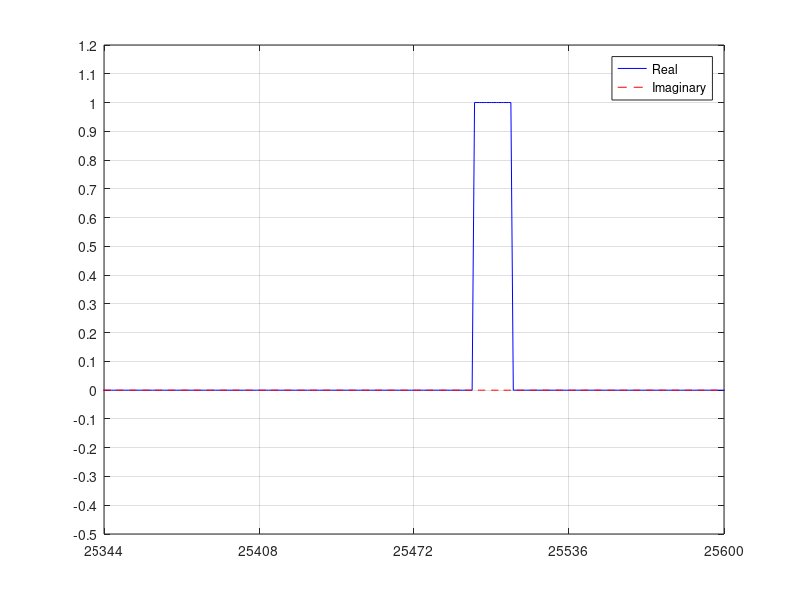

This figure's MATLAB source: (Note: this script raises an error after producing the figure.)

%% Входные данные 
clear;
clc;
T_imp = 16; % длина прямоугольных импульсов полезного сигнала
T_int_imp = T_imp*4; % длина интервала прямоугольного импульса
T_okn = T_int_imp*4; % длина окна (промежуток стабилизации)
N_iter = 2500; % количество итераций для цифровой обработки
T = N_iter*T_okn; % длительность полученного сигнала
A_sign = 1; % амплитуда полезного сигнала (прямоугольного импульса)
A_pom = 1; % амплитуда сигнала узкополосной помехи
F0=0; % частота прямоугольного импульса
F_pom = 10; % частота сигнала узкополосной помехи
A_sim = [1 0]; % амплитуда передаваемого символа 
No_iter = 100; % Номер текущего такта обработки сигнала
%No_iter = input('Введите номер такта в пределах от 1 до N_iter = 2500: ');
n_period = 1; % Количество периодов отображения на графике

%% Функция генерации прямоугольного импульса для передачи 2-х бит информации(1 символа)

M_sign_no_isk = zeros(T,1);

for k = 1:N_iter
        for i = 1:T_okn
            if (A_sim(1) == 0 && A_sim(2) == 0)
                n_simv = 1;
            elseif (A_sim(1) == 0 && A_sim(2) == 1)
                n_simv = 2;
            elseif (A_sim(1) == 1 && A_sim(2) == 0)
                n_simv = 3;
            elseif (A_sim(1) == 1 && A_sim(2) == 1)
                n_simv = 4; 
            end
            if (i > (n_simv*T_int_imp-T_int_imp/2-T_imp/2) && i <=...
                    (n_simv*T_int_imp-T_int_imp/2+T_imp/2))
                M_sign_no_isk(i+(k-1)*T_okn) = A_sign*exp(2*pi*i*1i*F0/2500);
            end
        end
end

% Расчет мощности полезного сигнала

P_M_sign_no_isk = 0;
for i = 1 : n_period*T_okn
    P_M_sign_no_isk = P_M_sign_no_isk + power(abs(M_sign_no_isk((No_iter-1)*T_okn+i)), 2);
end
P_M_sign_no_isk = P_M_sign_no_isk/T_okn;
str = num2str(P_M_sign_no_isk);
%title(['Ps` = ' str],'interpreter','latex');

figure(1);
plot(real(M_sign_no_isk),'b');
hold on;
plot(imag(M_sign_no_isk),'r--');
legend('Real', 'Imaginary');

axis([(No_iter-1)*T_okn,(No_iter-1)*T_okn+n_period*T_okn,...
        -0.5*max(real(M_sign_no_isk((No_iter-1)*T_okn+1:(No_iter-1)*T_okn+n_period*T_okn))),...
        max(real(M_sign_no_isk((No_iter-1)*T_okn+1:(No_iter-1)*T_okn+n_period*T_okn)))+...
        0.2*max(real(M_sign_no_isk((No_iter-1)*T_okn+1:(No_iter-1)*T_okn+n_period*T_okn)))]);

grid on;

set(gca,'Xtick',(No_iter-1)*T_okn : T_okn/4 : (No_iter-1)*T_okn+n_period*T_okn);

set(gca,'Ytick',-0.5*max(real(M_sign_no_isk((No_iter-1)*T_okn+1:(No_iter-1)*T_okn+n_period*T_okn))):...
                0.1:...
                max(real(M_sign_no_isk((No_iter-1)*T_okn+1:(No_iter-1)*T_okn+n_period*T_okn)))+...
                0.2*max(real(M_sign_no_isk((No_iter-1)*T_okn+1:(No_iter-1)*T_okn+n_period*T_okn))));

title("Неискаженный импульс полезного сигнала мощностью",[' Ps` = ' str],'interpreter','latex');
%subtitle([' Ps` = ' str],'interpreter','latex')
xlabel('n, номер отсчета');
ylabel('U');

%% Функция генерации сигнала N-ого количества активных узкополосных помех

No_iter = 1000;
M_pom = zeros(T,1);

Number_pom = 3; % Число помех
M_all_pom = zeros(T, Number_pom); % Массив для N-oго количества помех
Q_isk_pom_all = zeros(N_iter, Number_pom); % Начальная фаза помеховых сигналов
F = zeros(Number_pom, 1); % массив для частот помеховых сигналов
A_rand = zeros(Number_pom, 1); % Массив для амплитуд, заполненный нулями

for i = 1:Number_pom
     Q_isk_pom_all(1:N_iter, Number_pom) = unifrnd(0,0.2,N_iter,1); % Цикл для генерации фазого сдвига
end

F(1:3) = [28 15 20]; % Частота действующих в канале связи узкополосных помех

for j = 1:Number_pom
    A_rand(j) = A_pom; % Амплитуда помеховых сигналов
    for i = 1:T
        M_all_pom(i, j) = A_rand(j)*exp(2*pi*1i*i*F(j)/T_okn); % генерация сигналов помех от 1 до N (1,2,3,...)
    end
end


for i = 1:Number_pom
    M_pom(1:T) = M_pom(1:T) + M_all_pom(1:T, i); % Суммарное значение действующих сигналов помехи
end

% Расчет мощности сигнала узкополосных помех
P_M_pom = 0;
for i = 1 : n_period*T_okn
    P_M_pom = P_M_pom + power(abs(M_pom((No_iter-1)*T_okn+i)), 2);
end
P_M_pom = P_M_pom/T_okn;
str_1 = num2str(P_M_pom);
n = num2str(Number_pom);

figure(2);
%subplot(211)
plot(real(M_pom),'b');
hold on;
plot(imag(M_pom),'r--');

title({"Сигнал узкополосных помех мощностью",[' Pi` = ' str_1], ['при количестве активных помех n = ' n]});   
legend('Real', 'Imaginary');

axis([(No_iter-1)*T_okn,(No_iter-1)*T_okn+n_period*T_okn,...
        -1.5*max(real(M_pom((No_iter-1)*T_okn+1:(No_iter-1)*T_okn+n_period*T_okn))),...
        max(real(M_pom((No_iter-1)*T_okn+1:(No_iter-1)*T_okn+n_period*T_okn)))+...
        0.5*max(real(M_pom((No_iter-1)*T_okn+1:(No_iter-1)*T_okn+n_period*T_okn)))]);

grid on;

set(gca,'Xtick',(No_iter-1)*T_okn : T_okn/4 : (No_iter-1)*T_okn+n_period*T_okn);

set(gca,'Ytick',-1.5*max(real(M_pom((No_iter-1)*T_okn+1:(No_iter-1)*T_okn+n_period*T_okn))):...
                0.4:...
                max(real(M_pom((No_iter-1)*T_okn+1:(No_iter-1)*T_okn+n_period*T_okn)))+...
                0.5*max(real(M_pom((No_iter-1)*T_okn+1:(No_iter-1)*T_okn+n_period*T_okn))));

xlabel('n, номер отсчета');
ylabel('U');

%% Функция генерации случайного шума

M_noise = 0.001*wgn(T,1,0, 'complex');
%M_noise = M_noise/max(real(M_noise));

% Расчет мощности белого гауссова шума
P_M_noise = 0;
for i = 1 : n_period*T_okn
    P_M_noise = P_M_noise + power(abs(M_noise((No_iter-1)*T_okn+i)), 2);
end
P_M_noise = P_M_noise/T_okn;
str_2 = num2str(P_M_noise);

%subplot(3,1,3);
figure(3);
subplot(211)
plot(real(M_noise),'b','LineWidth',1);
hold on;
plot(imag(M_noise),'r--');
title({'Сгенерированный белый шум мощностью',[' Pg` = ' str_2]});
legend('Real', 'Imaginary');

axis([(No_iter-1)*T_okn,(No_iter-1)*T_okn+n_period*T_okn,...
        -1.6*max(real(M_noise((No_iter-1)*T_okn+1:(No_iter-1)*T_okn+n_period*T_okn))),...
        max(real(M_noise((No_iter-1)*T_okn+1:(No_iter-1)*T_okn+n_period*T_okn)))+...
        0.6*max(real(M_noise((No_iter-1)*T_okn+1:(No_iter-1)*T_okn+n_period*T_okn)))]);

grid on;

set(gca,'Xtick',(No_iter-1)*T_okn : T_okn/4 : (No_iter-1)*T_okn+n_period*T_okn);

set(gca,'Ytick',-1.6*max(real(M_noise((No_iter-1)*T_okn+1:(No_iter-1)*T_okn+n_period*T_okn))):...
                0.0008:...
                max(real(M_noise((No_iter-1)*T_okn+1:(No_iter-1)*T_okn+n_period*T_okn)))+...
                0.6*max(real(M_noise((No_iter-1)*T_okn+1:(No_iter-1)*T_okn+n_period*T_okn))));
            
%% Полученный в результате (Сигнал + помеха + шум)    

M_Signal = M_sign_no_isk + M_pom + M_noise; % Импульс + помеха + шум

% Отношение сигнал/помеха+шум до фильтра

Q_Signal_Pom_Shum = 10 * log10(P_M_sign_no_isk / (P_M_pom +P_M_noise));
str_3 = num2str(Q_Signal_Pom_Shum);          

figure(4);
%subplot(2,1,1)
plot(real(M_Signal),'b');
hold on;
plot(imag(M_Signal),'r--');
title({'Полученный на вход фильтра сигнал при значении',['SNR = ' str_3 ' dB']});
legend('Real', 'Imaginary');

axis([(No_iter-1)*T_okn,(No_iter-1)*T_okn+n_period*T_okn,...
        -1.2*max(real(M_Signal((No_iter-1)*T_okn+1:(No_iter-1)*T_okn+n_period*T_okn))),...
        max(real(M_Signal((No_iter-1)*T_okn+1:(No_iter-1)*T_okn+n_period*T_okn)))+...
        0.3*max(real(M_Signal((No_iter-1)*T_okn+1:(No_iter-1)*T_okn+n_period*T_okn)))]);

grid on;

set(gca,'Xtick',(No_iter-1)*T_okn : T_okn/2 : (No_iter-1)*T_okn+n_period*T_okn);

set(gca,'Ytick',-1.2*max(real(M_Signal((No_iter-1)*T_okn+1:(No_iter-1)*T_okn+n_period*T_okn))):...
                0.4:...
                max(real(M_Signal((No_iter-1)*T_okn+1:(No_iter-1)*T_okn+n_period*T_okn)))+...
                0.3*max(real(M_Signal((No_iter-1)*T_okn+1:(No_iter-1)*T_okn+n_period*T_okn))));
 
%% Модель фильтра
clc;

No_iter = 1000;
str_4 = num2str(No_iter);

R = eye(T_okn); % корреляционная матрица (в начальном приближении равна единичной матрице)
W = eye(T_okn); % матрица весовых коэффициентов (в начальном приближении равна единичной матрице)
H = zeros(T,1); 
H(1:T_okn) = M_sign_no_isk(1:T_okn,1); % Импульсная характеристика(в начальном приближении равна неискаженному сигналу)
a = 0.005; % коэффициент адаптации

M_pom_shum = M_pom+M_noise; % Суммарное значение помех и белого гауссова шума

for k = 2:N_iter
     
    U = W * M_pom_shum((k-2)*T_okn+1:(k-1)*T_okn);
    Ucs = transpose(conj(U)); % Транспонирование и комплексное сопряжение
    
    h = (W*(R*H((k-2)*T_okn+1:(k-1)*T_okn)))/...
        (sqrt(dot((R*H((k-2)*T_okn+1:(k-1)*T_okn)),(H((k-2)*T_okn+1:(k-1)*T_okn))))*T_okn);
    H((k-1)*T_okn+1:k*T_okn) = h / max(real(h)); % Нормировка в пределах 1
    
    W = 1/(1-a) * ( W - ( a*U*Ucs) /...
        (1 - a + a*(dot(M_pom_shum((k-2)*T_okn+1:(k-1)*T_okn),(U)))));
    
    R = (1-a)*R+a*(((M_Signal((k-2)*T_okn+1:(k-1)*T_okn)))*((M_Signal((k-2) *T_okn+1:(k-1)*T_okn)))');

end


figure
plot(real(H),'b')
hold on;
plot(imag(H),'r')
grid on;

axis([(No_iter-1)*T_okn,(No_iter-1)*T_okn+n_period*T_okn,...
        -0.5*max(real(H((No_iter-1)*T_okn+1:(No_iter-1)*T_okn+n_period*T_okn))),...
        max(real(H((No_iter-1)*T_okn+1:(No_iter-1)*T_okn+n_period*T_okn)))+...
        0.2*max(real(H((No_iter-1)*T_okn+1:(No_iter-1)*T_okn+n_period*T_okn)))]);

grid on;

set(gca,'Xtick',(No_iter-1)*T_okn : T_okn/4 : (No_iter-1)*T_okn+n_period*T_okn);

set(gca,'Ytick',-0.5*max(real(H((No_iter-1)*T_okn+1:(No_iter-1)*T_okn+n_period*T_okn))):...
                0.2:...
                max(real(H((No_iter-1)*T_okn+1:(No_iter-1)*T_okn+n_period*T_okn)))+...
                0.2*max(real(H((No_iter-1)*T_okn+1:(No_iter-1)*T_okn+n_period*T_okn))));

title(['Импульсная характеристика на ', str_4, '-ой итерации']);
xlabel('n, номер отсчета');
ylabel('U');

%% Нахождение свертки через встроенную функцию "conv"
No_iter = 1000;
str_5 = num2str(No_iter);

y = zeros((2*T_okn-1)*N_iter, 1);

for k = 2:N_iter
    v = M_Signal((k-1)*T_okn+1:k*T_okn); % Результирующий сигнал, полученный на вход адаптивного согласованного фильтра
    b = H((k-2)*T_okn+1:(k-1)*T_okn); % Импульсная характеристика системы
    w = conv(v, b); % Свертка сигнала и импульсной характеристики системы
    y((k-1)*(2*T_okn-1)+1 : k*(2*T_okn-1)) = w / (max(real(w))); % Нормировка в пределах 1
end


figure
subplot(211);
plot((real(y)));

axis([(No_iter-1)*2*T_okn,(No_iter-1)*2*T_okn+n_period*2*T_okn-1,...
        -1.2*max(real(y((No_iter-1)*2*T_okn+1:(No_iter-1)*2*T_okn+n_period*2*T_okn-1))),...
        max(real(y((No_iter-1)*2*T_okn+1:(No_iter-1)*2*T_okn+n_period*2*T_okn-1)))+...
        0.5*max(real(y((No_iter-1)*2*T_okn+1:(No_iter-1)*2*T_okn+n_period*2*T_okn-1)))]);

grid on;

set(gca,'Xtick',(No_iter-1)*2*T_okn : T_okn/4 : (No_iter-1)*2*T_okn+n_period*2*T_okn-1);

set(gca,'Ytick',-1.2*max(real(y((No_iter-1)*2*T_okn+1:(No_iter-1)*2*T_okn+n_period*2*T_okn-1))):...
                0.2:...
                max(real(y((No_iter-1)*2*T_okn+1:(No_iter-1)*2*T_okn+n_period*2*T_okn-1)))+...
                0.5*max(real(y((No_iter-1)*2*T_okn+1:(No_iter-1)*2*T_okn+n_period*2*T_okn-1))));

title({['Свертка сигнала и импульсного отклика на ', str_5, '-ой итерации'], ['при количестве активных помех n = ' n]})
xlabel('n, номер отсчета');
ylabel('U');

%% Графики, построенные на одном поле

figure
subplot(321)
plot(real(M_sign_no_isk),'b');
hold on;
plot(imag(M_sign_no_isk),'r--');
legend('Real', 'Imaginary');

axis([(No_iter-1)*T_okn,(No_iter-1)*T_okn+n_period*T_okn,...
        -0.5*max(real(M_sign_no_isk((No_iter-1)*T_okn+1:(No_iter-1)*T_okn+n_period*T_okn))),...
        max(real(M_sign_no_isk((No_iter-1)*T_okn+1:(No_iter-1)*T_okn+n_period*T_okn)))+...
        0.2*max(real(M_sign_no_isk((No_iter-1)*T_okn+1:(No_iter-1)*T_okn+n_period*T_okn)))]);

grid on;

set(gca,'Xtick',(No_iter-1)*T_okn : T_okn/4 : (No_iter-1)*T_okn+n_period*T_okn);

set(gca,'Ytick',-0.5*max(real(M_sign_no_isk((No_iter-1)*T_okn+1:(No_iter-1)*T_okn+n_period*T_okn))):...
                0.1:...
                max(real(M_sign_no_isk((No_iter-1)*T_okn+1:(No_iter-1)*T_okn+n_period*T_okn)))+...
                0.2*max(real(M_sign_no_isk((No_iter-1)*T_okn+1:(No_iter-1)*T_okn+n_period*T_okn))));

title('Неискаженный импульс полезного сигнала мощностью',[' Pg` = ' str]);
xlabel('n, номер отсчета');
ylabel('U');

subplot(322)

plot(real(M_noise),'b','LineWidth',1);
hold on;
plot(imag(M_noise),'r--');
title({'Сгенерированный белый шум мощностью',[' Pg` = ' str_2]});
legend('Real', 'Imaginary');

axis([(No_iter-1)*T_okn,(No_iter-1)*T_okn+n_period*T_okn,...
        -1.6*max(real(M_noise((No_iter-1)*T_okn+1:(No_iter-1)*T_okn+n_period*T_okn))),...
        max(real(M_noise((No_iter-1)*T_okn+1:(No_iter-1)*T_okn+n_period*T_okn)))+...
        0.6*max(real(M_noise((No_iter-1)*T_okn+1:(No_iter-1)*T_okn+n_period*T_okn)))]);

grid on;

set(gca,'Xtick',(No_iter-1)*T_okn : T_okn/4 : (No_iter-1)*T_okn+n_period*T_okn);

set(gca,'Ytick',-1.6*max(real(M_noise((No_iter-1)*T_okn+1:(No_iter-1)*T_okn+n_period*T_okn))):...
                0.0008:...
                max(real(M_noise((No_iter-1)*T_okn+1:(No_iter-1)*T_okn+n_period*T_okn)))+...
                0.6*max(real(M_noise((No_iter-1)*T_okn+1:(No_iter-1)*T_okn+n_period*T_okn))));

subplot(323)

plot(real(M_pom),'b');
hold on;
plot(imag(M_pom),'r--');

title({"Сигнал узкополосных помех мощностью",[' Pi` = ' str_1], ['при количестве активных помех n = ' n]});   
legend('Real', 'Imaginary');

axis([(No_iter-1)*T_okn,(No_iter-1)*T_okn+n_period*T_okn,...
        -1.5*max(real(M_pom((No_iter-1)*T_okn+1:(No_iter-1)*T_okn+n_period*T_okn))),...
        max(real(M_pom((No_iter-1)*T_okn+1:(No_iter-1)*T_okn+n_period*T_okn)))+...
        0.5*max(real(M_pom((No_iter-1)*T_okn+1:(No_iter-1)*T_okn+n_period*T_okn)))]);

grid on;

set(gca,'Xtick',(No_iter-1)*T_okn : T_okn/4 : (No_iter-1)*T_okn+n_period*T_okn);

set(gca,'Ytick',-1.5*max(real(M_pom((No_iter-1)*T_okn+1:(No_iter-1)*T_okn+n_period*T_okn))):...
                0.4:...
                max(real(M_pom((No_iter-1)*T_okn+1:(No_iter-1)*T_okn+n_period*T_okn)))+...
                0.5*max(real(M_pom((No_iter-1)*T_okn+1:(No_iter-1)*T_okn+n_period*T_okn))));

xlabel('n, номер отсчета');
ylabel('U');


subplot(324)
plot(real(M_Signal),'b');
hold on;
plot(imag(M_Signal),'r--');
title({'Полученный на вход фильтра сигнал при значении',['SNR = ' str_3 ' dB']});
legend('Real', 'Imaginary');

axis([(No_iter-1)*T_okn,(No_iter-1)*T_okn+n_period*T_okn,...
        -1.2*max(real(M_Signal((No_iter-1)*T_okn+1:(No_iter-1)*T_okn+n_period*T_okn))),...
        max(real(M_Signal((No_iter-1)*T_okn+1:(No_iter-1)*T_okn+n_period*T_okn)))+...
        0.3*max(real(M_Signal((No_iter-1)*T_okn+1:(No_iter-1)*T_okn+n_period*T_okn)))]);

grid on;

set(gca,'Xtick',(No_iter-1)*T_okn : T_okn/2 : (No_iter-1)*T_okn+n_period*T_okn);

set(gca,'Ytick',-1.2*max(real(M_Signal((No_iter-1)*T_okn+1:(No_iter-1)*T_okn+n_period*T_okn))):...
                0.4:...
                max(real(M_Signal((No_iter-1)*T_okn+1:(No_iter-1)*T_okn+n_period*T_okn)))+...
                0.3*max(real(M_Signal((No_iter-1)*T_okn+1:(No_iter-1)*T_okn+n_period*T_okn))));
            
subplot(325)
plot(real(H),'b')
hold on;
plot(imag(H),'r')
grid on;

axis([(No_iter-1)*T_okn,(No_iter-1)*T_okn+n_period*T_okn,...
        -0.5*max(real(H((No_iter-1)*T_okn+1:(No_iter-1)*T_okn+n_period*T_okn))),...
        max(real(H((No_iter-1)*T_okn+1:(No_iter-1)*T_okn+n_period*T_okn)))+...
        0.2*max(real(H((No_iter-1)*T_okn+1:(No_iter-1)*T_okn+n_period*T_okn)))]);

grid on;

set(gca,'Xtick',(No_iter-1)*T_okn : T_okn/4 : (No_iter-1)*T_okn+n_period*T_okn);

set(gca,'Ytick',-0.5*max(real(H((No_iter-1)*T_okn+1:(No_iter-1)*T_okn+n_period*T_okn))):...
                0.2:...
                max(real(H((No_iter-1)*T_okn+1:(No_iter-1)*T_okn+n_period*T_okn)))+...
                0.2*max(real(H((No_iter-1)*T_okn+1:(No_iter-1)*T_okn+n_period*T_okn))));

title(['Импульсная характеристика на ', str_4, '-ой итерации']);
xlabel('n, номер отсчета');
ylabel('U');


subplot(326)
plot((real(y)));

axis([(No_iter-1)*2*T_okn,(No_iter-1)*2*T_okn+n_period*2*T_okn-1,...
        -1.2*max(real(y((No_iter-1)*2*T_okn+1:(No_iter-1)*2*T_okn+n_period*2*T_okn-1))),...
        max(real(y((No_iter-1)*2*T_okn+1:(No_iter-1)*2*T_okn+n_period*2*T_okn-1)))+...
        0.5*max(real(y((No_iter-1)*2*T_okn+1:(No_iter-1)*2*T_okn+n_period*2*T_okn-1)))]);

grid on;

set(gca,'Xtick',(No_iter-1)*2*T_okn : T_okn/4 : (No_iter-1)*2*T_okn+n_period*2*T_okn-1);

set(gca,'Ytick',-1.2*max(real(y((No_iter-1)*2*T_okn+1:(No_iter-1)*2*T_okn+n_period*2*T_okn-1))):...
                0.2:...
                max(real(y((No_iter-1)*2*T_okn+1:(No_iter-1)*2*T_okn+n_period*2*T_okn-1)))+...
                0.5*max(real(y((No_iter-1)*2*T_okn+1:(No_iter-1)*2*T_okn+n_period*2*T_okn-1))));

title({['Свертка сигнала и импульсного отклика на ', str_5, '-ой итерации'], ['при количестве активных помех n = ' n]})
xlabel('n, номер отсчета');
ylabel('U');

%% Расчет мощности неискаженного сигнала

P_M_sign_no_isk = 0;
for i = 1 : n_period*T_okn
    P_M_sign_no_isk = P_M_sign_no_isk + power(abs(M_sign_no_isk((No_iter-1)*T_okn+i)), 2);
end
P_M_sign_no_isk = P_M_sign_no_isk/T_okn;
str = num2str(P_M_sign_no_isk);
title(['Ps` = ' str],'interpreter','latex');

%% Отношение сигнал/помеха+шум до фильтра

Q_Signal_Pom_Shum = 10 * log10(P_M_sign_no_isk / (P_M_pom +P_M_noise));
str = num2str(Q_Signal_Pom_Shum);          
title(['SNR = ' str ' dB'],'interpreter','latex');

%% Построение спектра сигнала и белого шума
Fs = 2500; % Частота дискретизации в Гц (Исследование для количества отсчетов Т = 2500 проводится в течение 1 с, т.е Т/Fs)
L = T; 
% Y = fft(M_pom_shum);
Y = fft(M_sign_no_isk+M_noise);
P2 = abs(Y/L);
P1 = P2(1:L/2+1);
P1(2:end-1) = 2*P1(2:end-1);
f = Fs*(0:(L/2))/L; % шаг 

figure
plot(f/Fs, db(P1),'r','LineWidth',2)

xlim([0 (3/T_imp)]);
title('Signal spectrum')
xlabel('f (MHz)')
ylabel('|P1(f)|')

%% Построение спектра сигнала, поступившего на вход фильтра

Fs = 2500; % Гц
L = T;
% Y = fft(M_pom_shum);
Y = fft(M_Signal);
P2 = abs(Y/L);
P1 = P2(1:L/2+1);
P1(2:end-1) = 2*P1(2:end-1);
f = Fs*(0:(L/2))/L; % шаг 

figure
plot(f/Fs, db(P1),'r','LineWidth',2)

xlim([0 (3/T_imp)]);
title('Построение спектра сигнала, поступившего на вход фильтра')
xlabel('f (MHz)')
ylabel('|P1(f)|')




